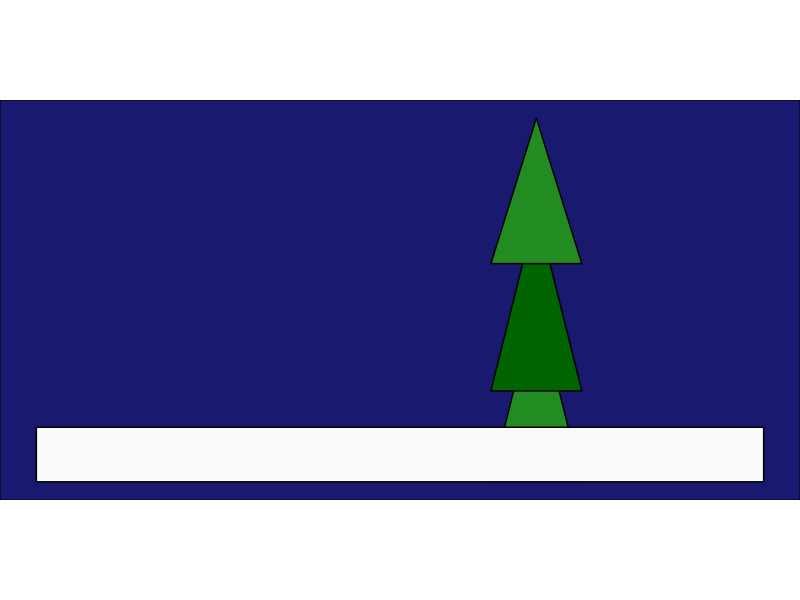

Reproduce this figure in R.
# Load ggplot2
library(ggplot2)

# Create the tree data (three triangles for the tree and one rectangle for the trunk)
tree_data <- data.frame(
  x = c(2.5, 3, 2.75, # Triangle 1 
        2.5, 3, 2.75, # Triangle 2 
        2.5, 3, 2.75, # Triangle 3 
        0, 0, 4, 4 # Ground 
      ),
  y = c(0, 0, 1,       # Triangle 1 
        0.5, 0.5, 1.5, # Triangle 2 
        1.2, 1.2, 2, # Triangle 3 
        0, 0.3, 0.3, 0 # Ground 
        ),
  group = c(1, 1, 1, # Group for Triangle 1
            2, 2, 2, # Group for Triangle 2
            3, 3, 3,  # Group for Triangle 3
            4, 4, 4, 4  # Group for Ground
            )  
)


# Plot the triangle
ggplot(tree_data, aes(x = x, y = y, group = group)) +
  geom_polygon(aes(fill = factor(group)), color = "black") +  # Fill and outline color
  scale_fill_manual(values = c("forestgreen", "darkgreen", "forestgreen", "grey98")) +
  theme_void() +
  coord_fixed() +
  theme(
    legend.position = "none",
    plot.background = element_rect(
      fill = "midnightblue"
    )
  )

